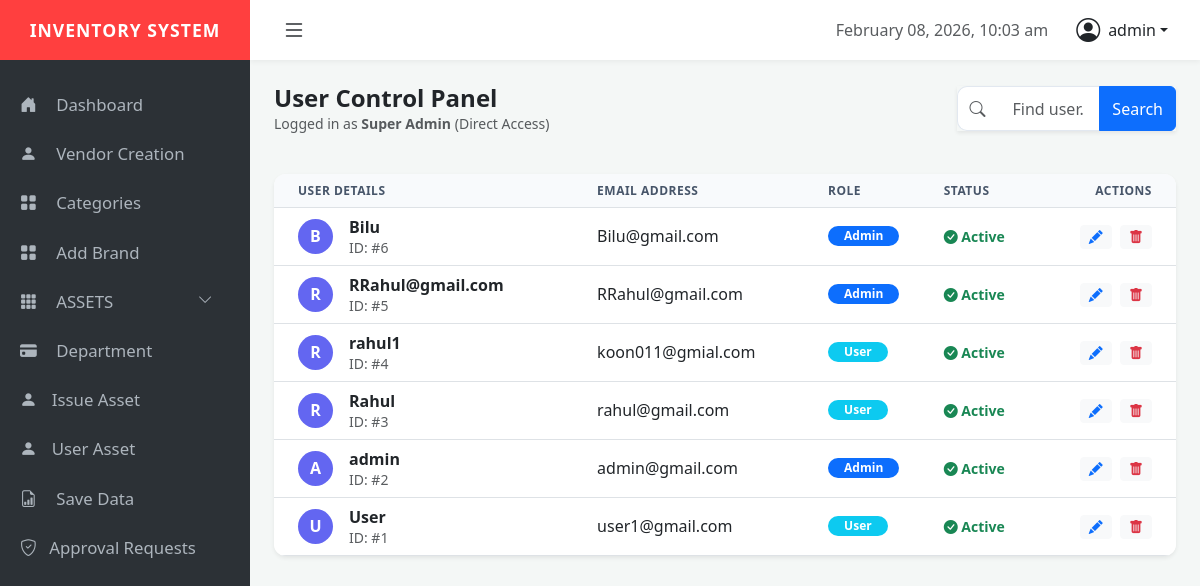
Screenshot of /admin/userdata.php (signed in) with the database file from the repository.
### tables this page shows
CREATE TABLE `user` (
  `id` int(11) NOT NULL,
  `name` varchar(100) NOT NULL,
  `email` varchar(100) NOT NULL,
  `password` varchar(255) NOT NULL,
  `user_type` enum('admin','user') NOT NULL DEFAULT 'user',
  `creat_time` timestamp NOT NULL DEFAULT current_timestamp()
);

### admin/userdata.php (the view, shortened to what this page needs)
<?php
include '../datawase/config.php';
$super_admin_email = "admin@gmail.com";
$is_super = ($_SESSION['user_email'] == $super_admin_email);
?>
<?php include 'dash.php'; ?>
<div class="container-fluid p-4">
    <div class="row mb-4 align-items-center">
        <div class="col-md-6">
            <h4 class="fw-bold mb-0 text-dark">User Control Panel</h4>
            <p class="text-muted small">
                <?php echo $is_super ? "Logged in as <b>Super Admin</b> (Direct Access)" : "Logged in as <b>Admin</b> (Requires Approval)"; ?>
            </p>
        </div>
        <div class="col-md-6">
            <form action="" method="GET" class="d-flex justify-content-end">
                <div class="input-group w-50 shadow-sm">
                    <span class="input-group-text bg-white border-end-0"><i class="bi bi-search text-muted"></i></span>
                    <input type="text" name="search" class="form-control border-start-0" placeholder="Find user..." value="<?php echo isset($_GET['search']) ? $_GET['search'] : ''; ?>">
                    <button class="btn btn-primary" type="submit">Search</button>
                </div>
            </form>
        </div>
    </div>
    <div class="card border-0 shadow-sm overflow-hidden" style="border-radius: 12px;">
        <div class="table-responsive">
            <table class="table table-hover align-middle mb-0">
                <thead>
                    <tr>
                        <th class="ps-4">User Details</th>
                        <th>Email Address</th>
                        <th>Role</th>
                        <th>Status</th>
                        <th class="text-end pe-4">Actions</th>
                    </tr>
                </thead>
                <tbody>
                    <?php
                    $search = isset($_GET['search']) ? mysqli_real_escape_string($conn, $_GET['search']) : '';
                    $query = "SELECT u.*, (SELECT request_type FROM pending_requests WHERE target_id = u.id AND status = 'PENDING' LIMIT 1) as p_act
                             FROM user u WHERE u.name LIKE '%$search%' OR u.email LIKE '%$search%' ORDER BY u.id DESC";
                    $res = mysqli_query($conn, $query);
                    while($row = mysqli_fetch_assoc($res)) {
                        $role_badge = ($row['user_type'] == 'admin') ? 'bg-primary' : 'bg-info';
                        $initial = strtoupper(substr($row['name'], 0, 1));
                    ?>
                    <tr>
                        <td class="ps-4">
                            <div class="d-flex align-items-center">
                                <div class="user-avatar me-3"><?php echo $initial; ?></div>
                                <div>
                                    <div class="fw-bold text-dark"><?php echo $row['name']; ?></div>
                                    <small class="text-muted">ID: #<?php echo $row['id']; ?></small>
                                </div>
                            </div>
                        </td>
                        <td><?php echo $row['email']; ?></td>
                        <td><span class="badge <?php echo $role_badge; ?> rounded-pill px-3"><?php echo ucfirst($row['user_type']); ?></span></td>
                        <td>
                            <?php if($row['p_act']): ?>
                                <span class="badge bg-warning text-dark"><i class="bi bi-clock-history"></i> Pending <?php echo $row['p_act']; ?></span>
                            <?php else: ?>
                                <span class="text-success small fw-bold"><i class="bi bi-check-circle-fill"></i> Active</span>
                            <?php endif; ?>
                        </td>
                        <td class="text-end pe-4">
                            <?php if($is_super || !$row['p_act']): ?>
                                <button class="btn btn-sm btn-light text-primary editBtn"
                                        data-id="<?php echo $row['id']; ?>"
                                        data-name="<?php echo $row['name']; ?>"
                                        data-email="<?php echo $row['email']; ?>"
                                        data-type="<?php echo $row['user_type']; ?>">
                                    <i class="bi bi-pencil-fill"></i>
                                </button>
                                <a href="userdata.php?delete_id=<?php echo $row['id']; ?>" class="btn btn-sm btn-light text-danger ms-1" onclick="return confirm('Confirm this action?')">
                                    <i class="bi bi-trash-fill"></i>
                                </a>
                            <?php else: ?>
                                <button class="btn btn-sm btn-light text-muted" disabled><i class="bi bi-lock-fill"></i></button>
                            <?php endif; ?>
                        </td>
                    </tr>
                    <?php } ?>
                </tbody>
            </table>
        </div>
    </div>
</div>

### admin/css/style.css (style rules this page uses)
:root { --sidebar-bg: #2c3136; --brand-red: #ff3f3f; --nav-height: 60px; }
body { background-color: #f4f7f6; overflow-x: hidden; }

### admin/userdata.php (style rules this page uses)
.table thead th { background-color: #f8fafc; color: #475569; font-weight: 700; text-transform: uppercase; font-size: 0.75rem; letter-spacing: 0.5px; }
.user-avatar { width: 35px; height: 35px; background: #6366f1; border-radius: 50%; display: flex; align-items: center; justify-content: center; font-weight: bold; color: #fff; }
.form-control { border-radius: 10px; padding: 0.6rem 1rem; border: 1px solid #e2e8f0; }
.input-group-text { border-radius: 10px 0 0 10px; background: #f8fafc; border-color: #e2e8f0; }

### rows the page displays
user: name "B", name "Bilu", id "6", email "Bilu@gmail.com", user_type "Admin"
user: name "R", name "RRahul@gmail.com", id "5", email "RRahul@gmail.com", user_type "Admin"
user: name "R", name "rahul1", id "4", email "koon011@gmial.com", user_type "User"
user: name "R", name "Rahul", id "3", email "rahul@gmail.com", user_type "User"
user: name "A", name "admin", id "2", email "admin@gmail.com", user_type "Admin"
user: name "U", name "User", id "1", email "user1@gmail.com", user_type "User"

### other values shown
$_SESSION['user_name'] "admin"
